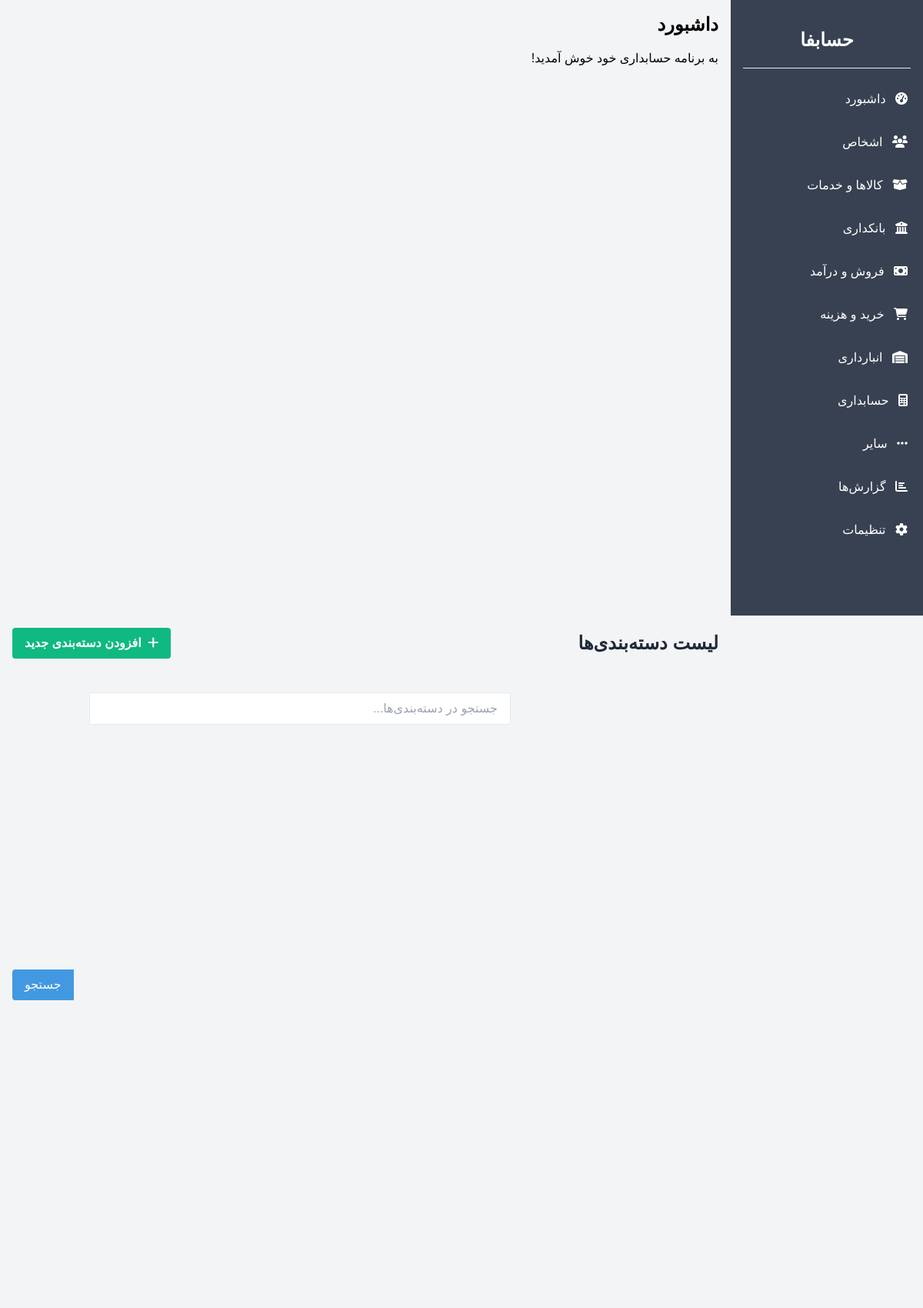
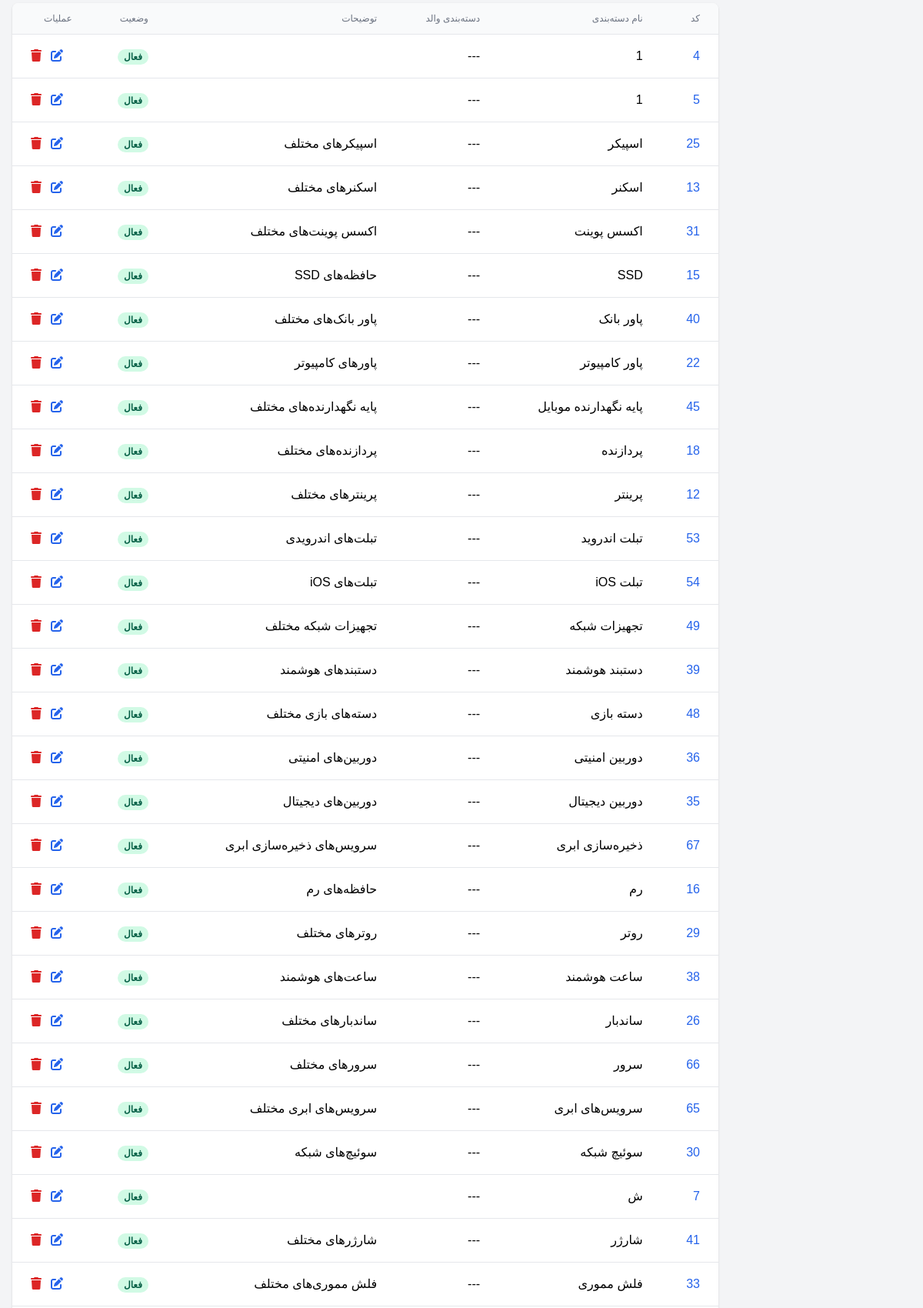
The page /categories/list_categories.php (upper part) on the database its author committed (2 pictures, top to bottom).
### tables this page shows
CREATE TABLE `categories` (
  `id` int(11) NOT NULL,
  `parent_id` int(11) DEFAULT NULL,
  `name` varchar(100) NOT NULL,
  `code` varchar(20) DEFAULT NULL,
  `description` text DEFAULT NULL,
  `status` tinyint(1) DEFAULT 1,
  `created_at` timestamp NOT NULL DEFAULT current_timestamp(),
  `updated_at` timestamp NOT NULL DEFAULT current_timestamp() ON UPDATE current_timestamp(),
  `image` varchar(255) DEFAULT NULL
);

### database.php (called while the page is built, shortened)
<?php
$connection = new mysqli("localhost", "root", "", "hesabfa");
$connection->set_charset("utf8mb4");
function executeQuery($sql) {
    global $connection;
    $result = $connection->query($sql);
    return $result;
}

### categories/list_categories.php (the view, shortened to what this page needs)
<?php
include '../index.php';
include '../database.php';
$search = isset($_GET['search']) ? $_GET['search'] : '';
$where = '';
$sql = "SELECT c1.*,
        (SELECT name FROM categories WHERE id = c1.parent_id) as parent_name
        FROM categories c1" . $where . "
        ORDER BY c1.name ASC";
$result = executeQuery($sql);
?>
<div class="flex-1 p-4">
    <div class="flex justify-between items-center mb-6">
        <h2 class="text-2xl font-bold text-gray-800">لیست دسته‌بندی‌ها</h2>
        <a href="add_category.php" class="bg-green-500 hover:bg-green-700 text-white font-bold py-2 px-4 rounded">
            <i class="fas fa-plus ml-1"></i>
            افزودن دسته‌بندی جدید
        </a>
    </div>
    <div class="mb-6">
        <form class="flex items-center" method="GET">
            <div class="flex-1 relative">
                <input type="text" name="search" value="<?php echo htmlspecialchars($search); ?>"
                       class="w-full px-4 py-2 rounded-r border focus:outline-none focus:border-blue-500"
                       placeholder="جستجو در دسته‌بندی‌ها...">
            </div>
            <button type="submit" class="bg-blue-500 hover:bg-blue-700 text-white px-4 py-2 rounded-l">
                جستجو
            </button>
        </form>
    </div>
    <div class="bg-white rounded-lg shadow overflow-hidden">
        <table class="min-w-full">
            <thead>
                <tr class="bg-gray-50 border-b">
                    <th class="px-6 py-3 text-right text-xs font-medium text-gray-500 uppercase">کد</th>
                    <th class="px-6 py-3 text-right text-xs font-medium text-gray-500 uppercase">نام دسته‌بندی</th>
                    <th class="px-6 py-3 text-right text-xs font-medium text-gray-500 uppercase">دسته‌بندی والد</th>
                    <th class="px-6 py-3 text-right text-xs font-medium text-gray-500 uppercase">توضیحات</th>
                    <th class="px-6 py-3 text-right text-xs font-medium text-gray-500 uppercase">وضعیت</th>
                    <th class="px-6 py-3 text-right text-xs font-medium text-gray-500 uppercase">عملیات</th>
                </tr>
            </thead>
            <tbody class="bg-white divide-y divide-gray-200">
                <?php if ($result && $result->num_rows > 0): ?>
                    <?php while ($row = $result->fetch_assoc()): ?>
                        <tr class="hover:bg-gray-50">
                            <td class="px-6 py-4 whitespace-nowrap">
                                <a href="view_category.php?id=<?php echo $row['id']; ?>"
                                   class="text-blue-600 hover:text-blue-900 hover:underline">
                                    <?php echo htmlspecialchars($row['id']); ?>
                                </a>
                            </td>
                            <td class="px-6 py-4 whitespace-nowrap font-medium"><?php echo htmlspecialchars($row['name']); ?></td>
                            <td class="px-6 py-4 whitespace-nowrap"><?php echo htmlspecialchars($row['parent_name'] ?? '---'); ?></td>
                            <td class="px-6 py-4"><?php echo htmlspecialchars($row['description']); ?></td>
                            <td class="px-6 py-4 whitespace-nowrap">
                                <?php if ($row['status']): ?>
                                    <span class="px-2 inline-flex text-xs leading-5 font-semibold rounded-full bg-green-100 text-green-800">
                                        فعال
                                    </span>
                                <?php else: ?>
                                    <span class="px-2 inline-flex text-xs leading-5 font-semibold rounded-full bg-red-100 text-red-800">
                                        غیرفعال
                                    </span>
                                <?php endif; ?>
                            </td>
                            <td class="px-6 py-4 whitespace-nowrap">
                                <div class="flex items-center justify-end gap-3">
                                    <a href="edit_category.php?id=<?php echo $row['id']; ?>"
                                       class="text-blue-600 hover:text-blue-900 transition-colors duration-200">
                                        <i class="fas fa-edit"></i>
                                    </a>
                                    <button onclick="deleteCategory(<?php echo $row['id']; ?>)"
                                            class="text-red-600 hover:text-red-900 transition-colors duration-200">
                                        <i class="fas fa-trash"></i>
                                    </button>
                                </div>
                            </td>
                        </tr>
                    <?php endwhile; ?>
                <?php endif; ?>
            </tbody>
        </table>
    </div>
</div>

### assets/css/style.css (style rules this page uses)
:root { --navbar-height: 60px; --sidebar-width: 250px; --primary-color: #374151; --secondary-color: #4b5563; --text-light: #fff; --border-color: #e5e7eb; }
* { margin: 0; padding: 0; box-sizing: border-box; }
body { font-family: 'IranSans', Vazir, Tahoma, sans-serif; direction: rtl; background-color: #f3f4f6; margin: 0; overflow-x: hidden; min-height: 100vh; }
.flex-1 { padding: 20px; margin-right: var(--sidebar-width); min-height: 100vh; }
.rounded { border-radius: 0.375rem; }
.font-bold { font-weight: bold; }
.shadow { box-shadow: 0 1px 3px 0 rgba(0, 0, 0, 0.1), 0 1px 2px 0 rgba(0, 0, 0, 0.06); }
.border { border-width: 1px; border-color: #e2e8f0; }
.w-full { width: 100%; }
.py-2 { padding-top: 0.5rem; padding-bottom: 0.5rem; }
.focus\:outline-none { outline: 2px solid transparent; outline-offset: 2px; }
.bg-blue-500 { background-color: #4299e1; }
.text-white { color: #fff; }
.px-4 { padding-left: 1rem; padding-right: 1rem; }
.rounded { border-radius: 0.25rem; }
.bg-white { background-color: white; }
.p-4 { padding: 1rem; }
.ml-1 { margin-left: 0.25rem; }
.rounded-lg { border-radius: 0.5rem; }
.bg-white { background-color: #ffffff; }
body { font-family: 'Tahoma', sans-serif; }

### rows shown on the page
categories: id "4", name "1", parent_name "---", status "فعال"
categories: id "5", name "1", parent_name "---", status "فعال"
categories: id "25", name "اسپیکر", parent_name "---", description "اسپیکرهای مختلف", status "فعال"
categories: id "13", name "اسکنر", parent_name "---", description "اسکنرهای مختلف", status "فعال"
categories: id "31", name "اکسس پوینت", parent_name "---", description "اکسس پوینت‌های مختلف", status "فعال"
categories: id "15", name "SSD", parent_name "---", description "حافظه‌های SSD", status "فعال"
categories: id "40", name "پاور بانک", parent_name "---", description "پاور بانک‌های مختلف", status "فعال"
categories: id "22", name "پاور کامپیوتر", parent_name "---", description "پاورهای کامپیوتر", status "فعال"
categories: id "45", name "پایه نگهدارنده موبایل", parent_name "---", description "پایه نگهدارنده‌های مختلف", status "فعال"
categories: id "18", name "پردازنده", parent_name "---", description "پردازنده‌های مختلف", status "فعال"
categories: id "12", name "پرینتر", parent_name "---", description "پرینترهای مختلف", status "فعال"
categories: id "53", name "تبلت اندروید", parent_name "---", description "تبلت‌های اندرویدی", status "فعال"
categories: id "54", name "تبلت iOS", parent_name "---", description "تبلت‌های iOS", status "فعال"
categories: id "49", name "تجهیزات شبکه", parent_name "---", description "تجهیزات شبکه مختلف", status "فعال"
categories: id "39", name "دستبند هوشمند", parent_name "---", description "دستبندهای هوشمند", status "فعال"
categories: id "48", name "دسته بازی", parent_name "---", description "دسته‌های بازی مختلف", status "فعال"
categories: id "36", name "دوربین امنیتی", parent_name "---", description "دوربین‌های امنیتی", status "فعال"
categories: id "35", name "دوربین دیجیتال", parent_name "---", description "دوربین‌های دیجیتال", status "فعال"
categories: id "67", name "ذخیره‌سازی ابری", parent_name "---", description "سرویس‌های ذخیره‌سازی ابری", status "فعال"
categories: id "16", name "رم", parent_name "---", description "حافظه‌های رم", status "فعال"
categories: id "29", name "روتر", parent_name "---", description "روترهای مختلف", status "فعال"
categories: id "38", name "ساعت هوشمند", parent_name "---", description "ساعت‌های هوشمند", status "فعال"
categories: id "26", name "ساندبار", parent_name "---", description "ساندبارهای مختلف", status "فعال"
categories: id "66", name "سرور", parent_name "---", description "سرورهای مختلف", status "فعال"
categories: id "65", name "سرویس‌های ابری", parent_name "---", description "سرویس‌های ابری مختلف", status "فعال"
categories: id "30", name "سوئیچ شبکه", parent_name "---", description "سوئیچ‌های شبکه", status "فعال"
categories: id "7", name "ش", parent_name "---", status "فعال"
categories: id "41", name "شارژر", parent_name "---", description "شارژرهای مختلف", status "فعال"
categories: id "33", name "فلش مموری", parent_name "---", description "فلش مموری‌های مختلف", status "فعال"
